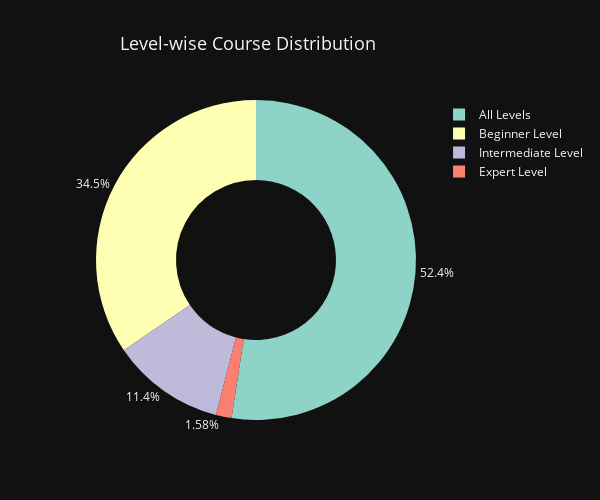

The code cell stored with this chart in its notebook:
### Code cell
level_count = df['level'].value_counts().reset_index()
level_count.columns = ['Level','Count']



fig = px.pie(level_count,
            names = 'Level',
            values= 'Count',
            color= 'Level',
            color_discrete_sequence = px.colors.qualitative.Set3,
            hole = 0.5,
            title= "Level-wise Course Distribution")


fig.update_traces(textposition = 'outside')

fig.update_layout(
    title_x = 0.2,
    title_font_size = 18,
    template = 'plotly_dark',
    height = 500,
    width = 600,
    showlegend = True
)

fig.show()

### Figure 1 — Plotly figure (JSON) as saved in the notebook; plotly's stock layout.template omitted (floating-point values rounded to 4 significant figures)
{"data": [{"customdata": [["All Levels"], ["Beginner Level"], ["Intermediate Level"], ["Expert Level"]], "domain": {"x": [0, 1], "y": [0, 1]}, "hole": 0.5, "hovertemplate": "Level=%{customdata[0]}<br>Count=%{value}<extra></extra>", "labels": ["All Levels", "Beginner Level", "Intermediate Level", "Expert Level"], "legendgroup": "", "marker": {"colors": ["rgb(141,211,199)", "rgb(255,255,179)", "rgb(190,186,218)", "rgb(251,128,114)"]}, "name": "", "showlegend": true, "textposition": "outside", "type": "pie", "values": [1929, 1270, 421, 58]}], "layout": {"height": 500, "legend": {"tracegroupgap": 0}, "piecolorway": ["rgb(141,211,199)", "rgb(255,255,179)", "rgb(190,186,218)", "rgb(251,128,114)", "rgb(128,177,211)", "rgb(253,180,98)", "rgb(179,222,105)", "rgb(252,205,229)", "rgb(217,217,217)", "rgb(188,128,189)", "rgb(204,235,197)", "rgb(255,237,111)"], "showlegend": true, "title": {"font": {"size": 18}, "text": "Level-wise Course Distribution", "x": 0.2}, "width": 600}}
